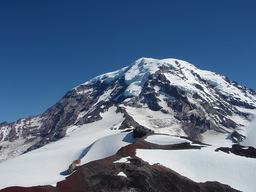
#> input picture project_images/Rainier1.png, 256 x 192 px, shrunk from 517 x 388 before the run
$ python Main.py
#> lines starting #> are read from the running program, lines starting #| are printed output that depends on the picture
### SIFTDescrptor.py
import cv2
import numpy as np
import matplotlib.pyplot as plt
from RANSAC import ransac
from StichImages import *


def siftMatches(sift, gray_img1, gray_img2):
    kp1, des1 = sift.detectAndCompute(gray_img1, None)
    kp2, des2 = sift.detectAndCompute(gray_img2, None)

    # Match KeyPoints in both the images
    bfmatcher = cv2.BFMatcher()
    matches = bfmatcher.match(des1, des2)
    matches = sorted(matches, key=lambda x: x.distance)
    return matches, kp1, kp2

### RANSAC.py
import numpy as np
import matplotlib.pyplot as plt
import cv2
import random
'''
Project the point (x1, y1) using H
@:argument (x1,y1) , H
@:return (x2, y2)
'''
def project(x1, y1, H):
    a_pers = np.array([[[x1, y1]],
              [[0, 0]]], dtype=np.float64)

    vector = np.array([x1, y1,1], dtype=np.float64)
    proj_trans = np.dot(H, vector)
    proj_coordinates = np.divide(proj_trans, proj_trans[2])
    return proj_coordinates[0], proj_coordinates[1]

'''
Count the no of inliers given the Homography
@:argument Homography, matches, threshold
@:return  totalInliers
'''
def computeInlierCount(H, matches, numMatches,inlierThreshold, kp1, kp2):
    totalNoOfInliers = 0
    inLierMatchesList = []
    # ProjectedPoints = Project the first point in each match using project()
    # ProjectedPoints- OriginalPoints i.e distance < inlierThreshold ----> totalNoOfInliers
    for match in matches:
        ptA = np.float32(kp1[match.queryIdx].pt)
        ptsB = np.float32(kp2[match.trainIdx].pt)

        x1, y1 = ptA[0], ptA[1]
        x2, y2 = ptsB[0], ptsB[1]
        proj_x2, proj_y2 = project(ptA[0], ptA[1], H)
        distance = np.sqrt((x2-proj_x2)**2 + (y2-proj_y2)**2)
        if distance <= inlierThreshold:
            inLierMatchesList.append(match)
            totalNoOfInliers = totalNoOfInliers+1
    # print('total no of inLiers ', totalNoOfInliers)
    return totalNoOfInliers, inLierMatchesList

'''
RANSAC
Input : Matches , iterations, threshold
Output : Homography , InverseHomography
'''
def ransac(matches, numMatches, numIterations, inlierThreshold, img1, img2, kp1, kp2):
    print('-----------RANSAC-------------')
    bestInlier = 0
    bestHomography = 0

    for i in range(0, numIterations):
        fourMatches = random.sample(matches, numMatches)
        # Find points
        ptsA = np.float32([kp1[match.queryIdx].pt for match in fourMatches])
        ptsB = np.float32([kp2[match.trainIdx].pt for match in fourMatches])

        # Compute Homography
        curr_hom = cv2.findHomography(ptsA, ptsB, 0, 0)
        curr_total_Inliners, curr_inLierMatchesList = computeInlierCount(curr_hom[0], matches, numMatches, 10, kp1, kp2)
        if bestInlier < curr_total_Inliners:
            bestInlier = curr_total_Inliners
            bestHomography = curr_hom[0]

    # print('----Best Homography-------', bestHomography)
    # Recompute Homography
    '''
    1. Find Inliers
    2. Recompute Homography using Inliers
    '''
    inlierMatches, inlierMatchesList = computeInlierCount(bestHomography, matches, numMatches, 10, kp1, kp2)
    # print(' No Inlier Matches', inlierMatches, 'Inlier Matches List', inlierMatchesList)
    inlierPtsA = np.float32([kp1[match.queryIdx].pt for match in inlierMatchesList])
    inlierPtsB = np.float32([kp2[match.trainIdx].pt for match in inlierMatchesList])

    inliers_best_hom = cv2.findHomography(inlierPtsA, inlierPtsB, 0, 0)
    inv_inliers_best_hom = np.linalg.pinv(inliers_best_hom[0])

    print('inlierPtsA', inlierPtsA,'\n inlierPtsB ', inlierPtsB,'\n-----Best Homography using inliers', inliers_best_hom[0])
    print('\n Inverse Hom', inv_inliers_best_hom)
    print('\n ------RANSAC Completed ------------------')

    return inliers_best_hom, inv_inliers_best_hom, inlierMatchesList

### StichImages.py
import numpy as np
import matplotlib.pyplot as plt
import cv2
import random
from RANSAC import *

'''
Stitch the images using computed Homography
@:argument: img1, img2, hom, inv_hom
@:return StitchedImage
'''

def stitch(img1, img2, H, inv_H):
    print('----Stitching Images ------- ')
    # Find StitchedImage size
    # print('Image1 dimensions', img1.shape)

    # Four Points of Image1
    h1, w1, d1 = img1.shape
    img1points1 = [[0, 0]]
    img1points2 = [[w1, 0]]
    img1points3 = [[0, h1]]
    img1points4 = [[w1, h1]]

    # points1 = np.array([img1points1, img1points2, img1points3, img1points4], np.float32)

    # print('Points1 Image', points1)

    # Four points of Image2
    h2, w2, d2 = img2.shape
    x, y = project(0, 0, inv_H)
    x1, y1 = project(w2, 0, inv_H)
    x2, y2 = project(0, h2, inv_H)
    x3, y3 = project(w2, h2, inv_H)

    img2points1 = [[x, y]]
    img2points2 = [[x1, y1]]
    img2points3 = [[x2, y2]]
    img2points4 = [[x3, y3]]

    points = np.array(
        [img1points1, img1points2, img1points3, img1points4, img2points1, img2points2, img2points3, img2points4],
        np.float32)

    boundaryPoints = cv2.boundingRect(points)
    w = boundaryPoints[2] - boundaryPoints[0]
    h = boundaryPoints[3] - boundaryPoints[1]
    stichedImage = np.zeros([h, w, 3], np.uint8)

    # cv2.imshow('Stitched Window', stichedImage)
    # cv2.waitKey()

    print('Image 1 dimensions', img1.shape, 'Image2 dimensions', img2.shape)
    print('Image 1 boundary points', img1points1, img1points2, img1points3, img1points4)
    print('Image 2 boundary', (0, 0), (w2, 0), (0, h2), (w2, h2))
    print('Projected Point', img2points1, img2points2, img2points3, img2points4)
    print('Boundary Points', boundaryPoints)
    print('Stitched Image', stichedImage.shape)

    # Copy Image 1 to stichedImage
    # stichedImage[0:img1.shape[0], 0:img1.shape[1]] = img1
    for y in range(0, img1.shape[0]):
        for x in range(0, img1.shape[1]):
            stichedImage[y - boundaryPoints[1], x - boundaryPoints[0]] = img1[y,x]


    # Project the stitchedImage in image2 space
    '''
    1. Project each pixel in Stitched Image to image2
    2. IF the point lies within image2 boundaries add pixel to stitchedImage
    '''

    for y in range(boundaryPoints[1], stichedImage.shape[0]):
        for x in range(boundaryPoints[0], stichedImage.shape[1]):
            x1, y1 = project(x,y, H[0])
            # print('Projected Points', x1, y1)
            if(0 <= x1 < img2.shape[1]) and (0 <= y1 < img2.shape[0]):
                pixelValueImg2 = cv2.getRectSubPix(img2,(1,1), (x1, y1) )
                if (y-boundaryPoints[1] < stichedImage.shape[0]) and (x-boundaryPoints[0]< stichedImage.shape[1]):
                    stichedImage[y - boundaryPoints[1], x - boundaryPoints[0]] = pixelValueImg2[0][0]


    print('-------Exiting the Stitched Image -----------')
    return stichedImage

### Main.py
import cv2
import numpy as np
import matplotlib.pyplot as plt
from RANSAC import ransac
from StichImages import *
from FeatureDetectorandExtraction import *
from SIFTDescrptor import *


def main():

    img1 = cv2.imread('project_images/Rainier1.png')
#> img1 is the input picture: shape (192, 256, 3); mean B, G, R 135.7, 109.3, 88.8
    img2 = cv2.imread('project_images/Rainier2.png')
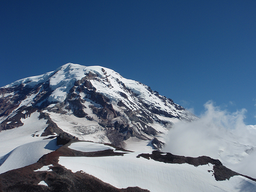
#> input picture project_images/Rainier2.png, 256 x 192 px, shrunk from 517 x 388 before the run
#> img2 is the input picture: shape (192, 256, 3); mean B, G, R 134.4, 107.9, 86
    iterations = 1000

    # Convert to gray scale
    gray_img1 = cv2.cvtColor(img1, cv2.COLOR_BGR2GRAY)
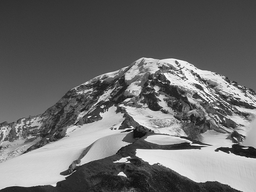
#> gray_img1: shape (192, 256); min 3, max 255, mean 106.2
    gray_img2 = cv2.cvtColor(img2, cv2.COLOR_BGR2GRAY)
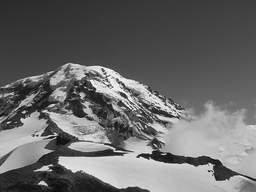
#> gray_img2: shape (192, 256); min 7, max 254, mean 104.4

    #  ------------PANORAMA MOSAIC STITCHING - Two Images-----------------------
    print('---Panorama Stitching started -----')
    sift = cv2.xfeatures2d.SIFT_create()
    matches, kp1, kp2 = siftMatches(sift, gray_img1, gray_img2)
#> in siftMatches, `kp1, des1 = sift.detectAndCompute(gray_img1, None)`: kp1 = 332 keypoints; strongest (x, y, size): (121, 174, 3.4), (102, 107, 2), (123, 160, 4.3), (217, 150, 2.2)
#> in siftMatches, `kp2, des2 = sift.detectAndCompute(gray_img2, None)`: kp2 = 297 keypoints; strongest (x, y, size): (24, 112, 2.1), (138, 156, 2), (45, 168, 4.5), (146, 156, 4)
#> in siftMatches, `matches = bfmatcher.match(des1, des2)`: matches = 332 matches
#> matches = 332 matches

    # Perform Ransac
    hom, invHom, inLierMatchesList = ransac(matches, 4, iterations, 10, img1, img2, kp1, kp2)
#> the loop in ransac, `for i in range(0, numIterations):` made 1000 passes
#> (fourMatches, ptsB) on pass 1: (4 matches, [[224.4, 167.4], [24.3, 79.53], [65, 70.39], [41.86, 103.7]])
#> (printed output is left out)
    inlierImg = cv2.drawMatches(img1, kp1, img2, kp2, inLierMatchesList[:10], None)
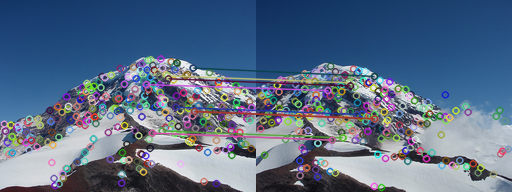
#> inlierImg: shape (192, 512, 3); mean B, G, R 133.7, 108.3, 89.2
    cv2.imwrite("./output/3.png", inlierImg)

    # Merge the images
    stichedImage = stitch(img1, img2, hom, invHom)
#> after the loop in stitch, `for y in range(0, img1.shape[0]):`:
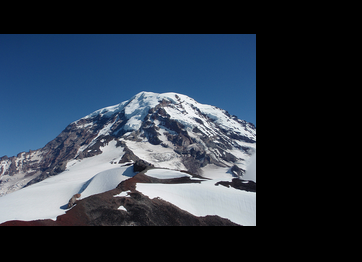
#> stichedImage: shape (262, 362, 3); mean B, G, R 70.3, 56.7, 46
#> after the loop in stitch, `for y in range(boundaryPoints[1], stichedImage.shape[0]):`:
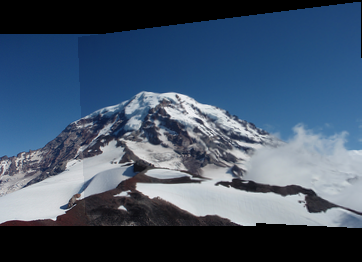
#> stichedImage: shape (262, 362, 3); mean B, G, R 105.8, 84.1, 66.3
    print('Stitched Images 1 and 2 at ./output/4.png')
    cv2.imwrite("./output/4.png", stichedImage)


if __name__ == '__main__':
    main()
